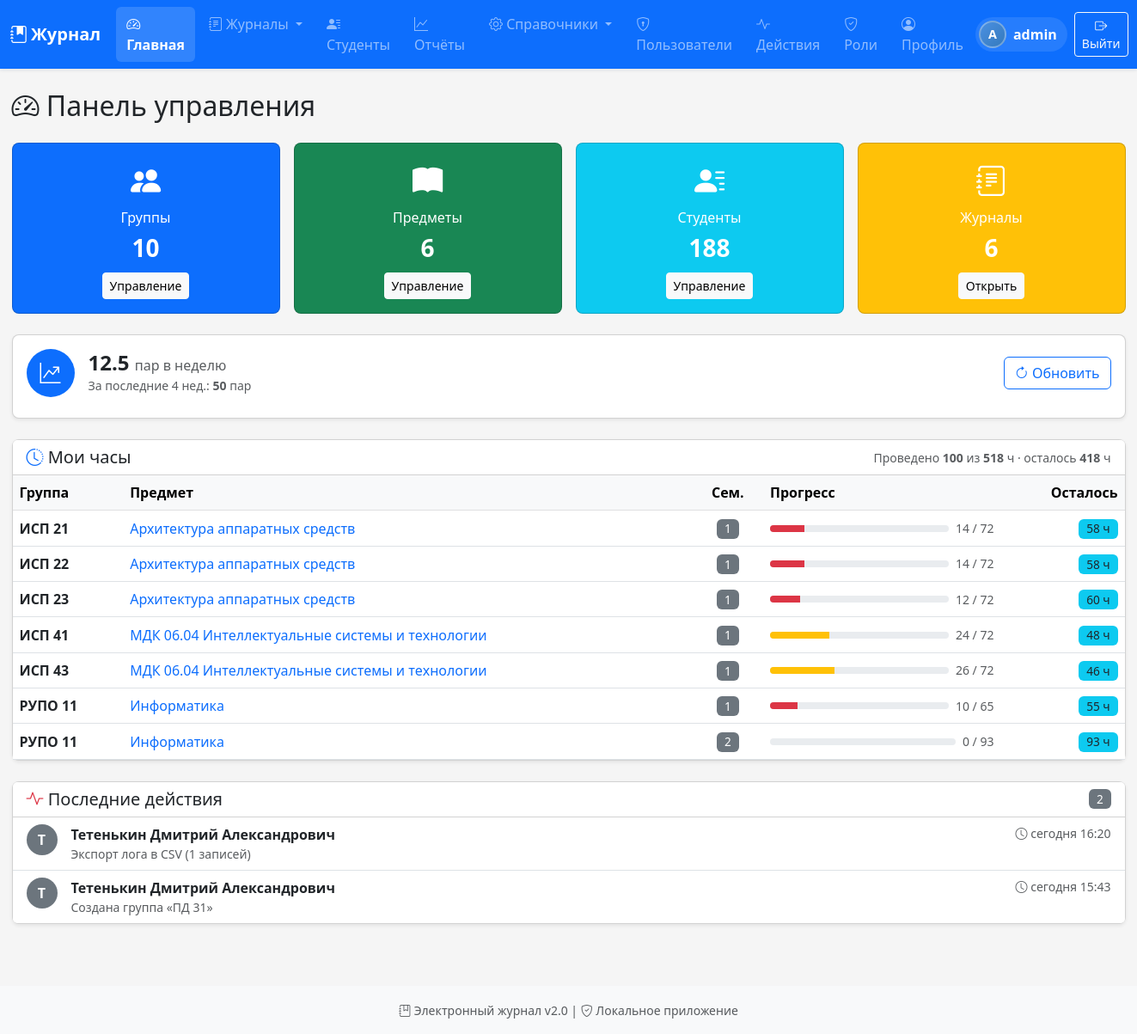
Page / (signed in) on the earlier database version.
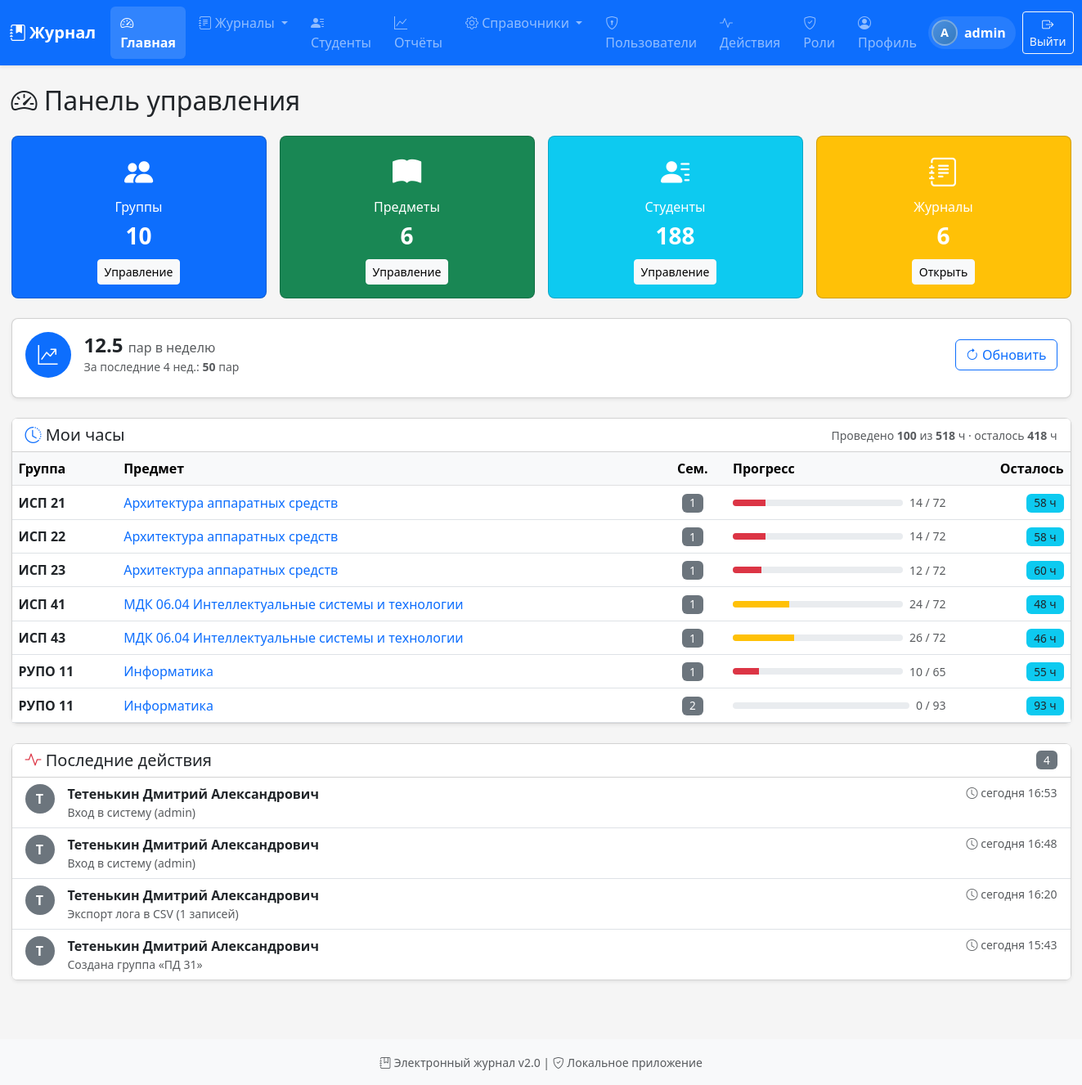
Same page on the later database version.
### tables this page shows
CREATE TABLE group_subjects (
            id INTEGER PRIMARY KEY AUTOINCREMENT,
            group_id INTEGER NOT NULL,
            subject_id INTEGER NOT NULL,
            FOREIGN KEY (group_id) REFERENCES groups(id) ON DELETE CASCADE,
            FOREIGN KEY (subject_id) REFERENCES subjects(id) ON DELETE CASCADE,
            UNIQUE(group_id, subject_id)
        );

CREATE TABLE groups (
            id INTEGER PRIMARY KEY AUTOINCREMENT,
            name TEXT UNIQUE NOT NULL
        , code TEXT, academic_year_id INTEGER);

CREATE TABLE subjects (
            id INTEGER PRIMARY KEY AUTOINCREMENT,
            name TEXT NOT NULL
        );

CREATE TABLE activity_log (
                    id INTEGER PRIMARY KEY AUTOINCREMENT,
                    user_id INTEGER,
                    action TEXT NOT NULL,
                    description TEXT,
                    target_type TEXT,
                    target_id INTEGER,
                    ip TEXT,
                    created_at TEXT NOT NULL,
                    FOREIGN KEY (user_id) REFERENCES users(id) ON DELETE SET NULL
                );

CREATE TABLE user_profiles (
            id INTEGER PRIMARY KEY AUTOINCREMENT,
            user_id INTEGER UNIQUE NOT NULL,
            full_name TEXT NOT NULL DEFAULT '',
            phone TEXT DEFAULT '',
            FOREIGN KEY (user_id) REFERENCES users(id) ON DELETE CASCADE
        );

### routes.py (the view)
@main_bp.route('/')
@login_required
def dashboard():
    uid = session['user_id']
    groups_count = len(Group.get_all())
    subjects_count = len(Subject.get_all())
    students_count = len(Student.get_all())
    pairs_count = len(GroupSubject.get_all())
    weekly_avg = get_user_weekly_avg(uid, weeks=4)
    activity = None
    if Permission.has_permission(uid, 'manage_users'):
        activity = get_recent_activity(limit=20)
    teacher_stats = None
    has_journals = len(TeacherJournal.get_user_journals(uid)) > 0
    if has_journals:
        teacher_stats = get_teacher_stats(uid)
    return render_template(
        'dashboard.html',
        groups_count=groups_count,
        subjects_count=subjects_count,
        students_count=students_count,
        pairs_count=pairs_count,
        weekly_avg=weekly_avg,
        activity=activity,
        teacher_stats=teacher_stats,
    )

### activity.py (called while the page is built, shortened)
def get_target_url(target_type, target_id):
    if not target_type or not target_id:
        return None
    try:
        tid = int(target_id)
    except (ValueError, TypeError):
        return None
    try:
        from flask import url_for
        if target_type == 'user':
            return url_for('main.profile_view', uid=tid)
    except Exception:
        return None
    return None

def _row_to_dict(r):
    d = dict(r)
    d['created_at_human'] = _humanize_time(d.get('created_at'))
    d['display_name'] = d.get('full_name') or d.get('username') or 'Аноним'
    d['target_url'] = get_target_url(d.get('target_type'), d.get('target_id'))
    return d

def _humanize_time(iso_str):
    if not iso_str:
        return ''
    try:
        dt = datetime.fromisoformat(iso_str)
    except (ValueError, TypeError):
        return iso_str
    today = datetime.now().date()
    if dt.date() == today:
        return f"сегодня {dt.strftime('%H:%M')}"
    if dt.date() == today - timedelta(days=1):
        return f"вчера {dt.strftime('%H:%M')}"
    return dt.strftime('%d.%m.%Y %H:%M')

### journal_manager.py (called while the page is built)
    @staticmethod
    def get_table_name(gs_id):
        return f"journal_{gs_id}"

### templates/dashboard.html (shortened to what the changed rows need)
{% extends "base.html" %}
{% block content %}
<h2 class="mb-4">
    <i class="bi bi-speedometer2"></i> Панель управления
</h2>
{% if teacher_stats and teacher_stats.has_data %}
<div class="row g-3 mb-4">
    <div class="col-12">
        <div class="card shadow-sm">
            <div class="table-responsive">
                <table class="table table-hover align-middle mb-0">
                    <thead class="table-light">
                        <tr>
                            <th>Группа</th>
                            <th>Предмет</th>
                            <th class="text-center">Сем.</th>
                            <th style="min-width: 180px;">Прогресс</th>
                            <th class="text-end">Осталось</th>
                        </tr>
                    </thead>
                    <tbody>
                    {% for item in teacher_stats['items'] %}
                        <tr>
                            <td class="fw-semibold">{{ item.group_name }}</td>
                            <td>
                                <a href="{{ url_for('main.journal', gsid=item.gs_id, semester=item.semester) }}"
                                   class="text-decoration-none">
                                    {{ item.subject_name }}
                                </a>
                            </td>
                            <td class="text-center">
                                <span class="badge bg-secondary">{{ item.semester }}</span>
                            </td>
                            <td>
                                <div class="d-flex align-items-center gap-2">
                                    {% set pct = item.percent %}
                                    {% if pct > 100 %}{% set pct = 100 %}{% endif %}
                                    {% if pct >= 100 %}
                                        {% set bar_color = 'bg-success' %}
                                    {% elif pct >= 50 %}
                                        {% set bar_color = 'bg-primary' %}
                                    {% elif pct >= 25 %}
                                        {% set bar_color = 'bg-warning' %}
                                    {% else %}
                                        {% set bar_color = 'bg-danger' %}
                                    {% endif %}
                                    <div class="progress flex-grow-1" style="height: 8px;">
                                        <div class="progress-bar {{ bar_color }}"
                                             role="progressbar"
                                             style="width: {{ pct }}%;"
                                             aria-valuenow="{{ pct }}"
                                             aria-valuemin="0"
                                             aria-valuemax="100"></div>
                                    </div>
                                    <span class="text-muted small text-nowrap">
                                        {{ item.actual_total }} / {{ item.planned_total }}
                                    </span>
                                </div>
                            </td>
                            <td class="text-end">
                                {% if item.remaining > 0 %}
                                    <span class="badge bg-info text-dark">{{ item.remaining }} ч</span>
                                {% else %}
                                    <span class="badge bg-success">
                                        <i class="bi bi-check-lg"></i> Готово
                                    </span>
                                {% endif %}
                            </td>
                        </tr>
                    {% endfor %}
                    </tbody>
                </table>
            </div>
        </div>
    </div>
</div>
{% endif %}
{% if activity %}
<div class="row g-3 mb-4">
    <div class="col-12">
        <div class="card shadow-sm">
            <div class="card-header bg-white d-flex justify-content-between align-items-center">
                <h5 class="mb-0">
                    <i class="bi bi-activity text-danger"></i>
                    Последние действия
                </h5>
                <span class="badge bg-secondary">{{ activity|length }}</span>
            </div>
            <div class="list-group list-group-flush">
                {% for a in activity %}
                    <div class="list-group-item d-flex align-items-start gap-3">
                        <div class="rounded-circle bg-secondary text-white d-flex align-items-center justify-content-center flex-shrink-0"
                             style="width:36px; height:36px; font-weight:700;">
                            {{ a.display_name[0]|upper if a.display_name else '?' }}
                        </div>
                        <div class="flex-grow-1 min-w-0">
                            <div class="d-flex flex-wrap justify-content-between gap-2">
                                <div class="fw-semibold">{{ a.display_name }}</div>
                                <div class="text-muted small">
                                    <i class="bi bi-clock"></i>
                                    {{ a.created_at_human }}
                                </div>
                            </div>
                            <div class="text-muted small">{{ a.description or a.action }}</div>
                        </div>
                    </div>
                {% endfor %}
            </div>
        </div>
    </div>
</div>
{% endif %}
{% endblock %}

Differences in the rows shown:
added activity_log: full_name "Т", display_name "Тетенькин Дмитрий Александрович", created_at_human "сегодня 16:53", description "Вход в систему (admin)"
added activity_log: full_name "Т", display_name "Тетенькин Дмитрий Александрович", created_at_human "сегодня 16:48", description "Вход в систему (admin)"
Other differences:
{{ activity|length }}: "2" → "4"
